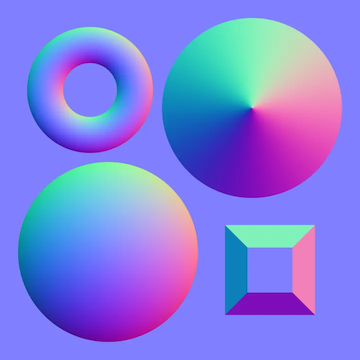
#> input picture example/test/test.png, 360 x 360 px
$ python main.py
#> lines starting #> are read from the running program, lines starting #| are printed output that depends on the picture
### normal2depth.py
"""
 ----------------------------------------------------
  @Author: tsukasa
  @Affiliation: Waseda University
  @Email: rinsa@suou.waseda.jp
  @Date: 2019-02-28 01:53:06
 ----------------------------------------------------


"""


import numpy as np
import scipy.sparse as sp
import scipy.sparse.linalg
import cv2
import sys
import os


# [89 lines left out: function comp_depth, not called in this run]


def comp_depth_4edge(mask, normal):

  '''
  "arbitrary point P(x, y, Z(x, y)) and Np = (nx, ny, nz)"

  v1 = (x+1, y, Z(x+1, y)) - P
     = (1, 0, Z(x+1, y) - Z(x, y))

  Then, dot(Np, v1) == 0 #right
  0 = Np * v1
    = (nx, ny, nz) * (1, 0, Z(x+1,y) - Z(x, y))
    = nx + nz(Z(x+1,y) - Z(x, y))

  --> Z(x+1,y) - Z(x, y) = -nx/nz = p

  Also dot(Np, v2) is same #up
  --> Z(x,y+1) - Z(x, y) = -ny/nz = q

  Also dot(Np, v3) is same #left
  --> Z(x-1,y) - Z(x, y) = -nx/nz = q

  Also dot(Np, v4) is same #bottom
  --> Z(x,y-1) - Z(x, y) = -ny/nz = q


  Finally, apply least square to find Z(x, y).
  A: round matrix
  x: matrix of Z(x, y)
  b: matrix of p and q

  A*x = b


  '''


  ## 1. prepare matrix for least square
  print("prepare matrix for least square: Ax = b")
  A = sp.lil_matrix((mask.size * 4, mask.size))
  b = np.zeros(A.shape[0], dtype=np.float32)


  ## 2. set normal
  nx = normal[:,:,0].ravel()
  ny = normal[:,:,1].ravel()
  nz = normal[:,:,2].ravel()


  ## 3. fill b
  ##  --> 0~nx.shape[0] is for v1
  ##  --> .... v2, v3, v4
  b[0:nx.shape[0]]               = -nx/(nz+1e-8)
  b[nx.shape[0]:2*nx.shape[0]]   = -ny/(nz+1e-8)
  b[2*nx.shape[0]:3*nx.shape[0]] = -nx/(nz+1e-8)
  b[3*nx.shape[0]:]    = -ny/(nz+1e-8)


  ## 4. fill A
  dif= mask.size
  w = mask.shape[1]
  h = mask.shape[0]
  for i in range(mask.shape[0]):
    progress_bar(i, mask.shape[0] -1)

    for j in range(mask.shape[1]):

      ## current pixel om matrix
      pixel = (i * w) + j


      ## for v1(right)
      if j != w-1:
        A[pixel, pixel]   = -1
        A[pixel, pixel+1] = 1

      ## for v2(up)
      if i != h-1:
        A[pixel+dif, pixel]   = -1
        A[pixel+dif, pixel+w] = 1


      ## for v3(left)
      if j != 0:
        A[pixel+(2*dif), pixel]   = 1
        A[pixel+(2*dif), pixel-1] = -1

      ## for v4(bottom)
      if i != 0:
        A[pixel+(3*dif), pixel]   = 1
        A[pixel+(3*dif), pixel-w] = -1


  ## 5. solve Ax = b
  print("\nsoloving Ax = b ...")
  AtA = A.transpose().dot(A)
  Atb = A.transpose().dot(b)
  x, info = sp.linalg.cg(AtA, Atb)


  ## 6. create output matrix
  depth = x.reshape(mask.shape)
  depth -= np.min(depth)
  depth[mask == 0] = 0.0

  return depth


def progress_bar(n, N):

  '''
  print current progress
  '''

  step = 2
  percent = float(n) / float(N) * 100

  ## convert percent to bar
  current = "#" * int(percent//step)
  remain = " " * int(100/step-int(percent//step))
  bar = "|{}{}|".format(current, remain)
  print("\r{}:{:3.0f}[%]".format(bar, percent), end="", flush=True)


# [17 lines of commented-out code are left out]

### obj_functions.py
"""
 ----------------------------------------------------
  @Author: tsukasa
  @Affiliation: Waseda University
  @Email: rinsa@suou.waseda.jp
  @Date: 2019-02-28 02:09:19
 ----------------------------------------------------


"""


import numpy as np
import sys
import os


#################
# create triangles from point cloud(grid)
#################


# [90 lines left out: function gen_triangle, not called in this run]


def Depth2VerTri(depth, mask):


  ## 1. prepare index for triangle and vertex array
  index_map = np.zeros((mask.shape[0], mask.shape[1]), dtype=np.int64)
  index = 0
  vertex = []

  for i in range(mask.shape[0]):
    for j in range(mask.shape[1]):

      if(mask[i, j] == 0):
        continue

      index_map[i, j] = index
      index += 1


      vertex.append( [i, j, depth[i, j]] )

  ## 2. create flags for triangle
  mask_bool = np.array(mask, dtype = 'bool')


  ## flag1
  left_up = mask_bool.copy()
  left_up[1:mask.shape[0],:] *= mask_bool[0:mask.shape[0]-1,:] # multiply up movement
  left_up[:,1:mask.shape[1]] *= mask_bool[:,0:mask.shape[1]-1] # multiply left movement
  left_up[0,:] = False
  left_up[:,0] = False

  ## flag2
  right_down = mask_bool.copy()
  right_down[0:mask.shape[0]-1,:] *= mask_bool[1:mask.shape[0],:] # multiply down movement
  right_down[:,0:mask.shape[1]-1] *= mask_bool[:,1:mask.shape[1]] # multiply right movement
  right_down[mask.shape[0]-1,:] = False
  right_down[:,mask.shape[1]-1] = False


  '''
    (i-1, j-1) -----(i-1, j) ------(i-1, j+1)
        |              |               |
        |              |               |
        |              |               |
     (i, j-1) ------ (i, j) ------ (i, j+1)
        |              |               |
        |              |               |
        |              |               |
    (i+1, j-1) ----(i+1, j)------(i+1, j+1)

  flag1 means: Δ{ (i, j), (i-1, j), (i, j-1) }
  flag1 means: Δ{ (i, j), (i+1, j), (i, j+1) }

  otherwise:
    case1: not on edge(i, j ==0) and exist left up point
    --> Δ{ (i, j), (i-1, j-1), (i, j-1) }

    case2: not on edge(i, j ==shape-1) and exist right down
    --> Δ{ (i, j), (i+1, j+1), (i, j+1) }

  '''


  ## 3. fill triangle list like above
  triangle = []
  for i in range(mask.shape[0]):
    for j in range(mask.shape[1]):

      ## outside --> ignore
      if(not(mask_bool[i, j])):
        continue

      ## flag1
      if(left_up[i, j]):
        triangle.append( [index_map[i, j], index_map[i-1, j], index_map[i, j-1]] )

      ## flag2
      if(right_down[i, j]):
        triangle.append( [index_map[i, j], index_map[i+1, j], index_map[i, j+1]] )

      ## otherwise
      if(not(left_up[i, j]) and not(right_down[i, j])):

        ## case1
        if(i != 0 and j != 0 and mask_bool[i, j-1] and mask_bool[i-1, j-1]):
          triangle.append( [index_map[i, j], index_map[i-1, j-1], index_map[i, j-1]] )

        ## case2
        if(i != mask_bool.shape[0]-1 and j != mask_bool.shape[1]-1 and mask_bool[i, j+1] and mask_bool[i+1, j+1]):
          triangle.append( [index_map[i, j], index_map[i+1, j+1], index_map[i, j+1]] )


  return np.array(vertex, dtype=np.float32), np.array(triangle, dtype=np.int64)


#################
# for .obj
#################


# [30 lines left out: function loadobj, not called in this run]
            # np.array(normals, dtype=np.float32))


def writeobj(filepath, vertices, triangles):
  with open(filepath, "w") as f:
    for i in range(vertices.shape[0]):
      f.write("v {} {} {}\n".format(vertices[i, 0], vertices[i, 1], vertices[i, 2]))
    for i in range(triangles.shape[0]):
      f.write("f {} {} {}\n".format(triangles[i, 0] + 1, triangles[i, 1] + 1, triangles[i, 2] + 1))


# [62 lines left out: functions writeobj_with_uv, writepoint, writeoff, not called in this run]


#################
# for .ply
#################

# def readply():


def save_as_ply(filename, depth, normal, albedo, mask, triangle):

  mask_bool = np.array(mask, dtype = 'bool')
  Np = np.count_nonzero(mask)
  # bgr = np.array(albedo * 255, dtype=np.uint8)
  bgr = np.array(albedo, dtype=np.uint8)


  ## write ply file
  with open(filename, 'w') as fp:

    ## header infomation
    fp.write('ply\n')
    fp.write('format ascii 1.0\n')
    fp.write('element vertex {0}\n'.format(Np))
    fp.write('property float x\n')
    fp.write('property float y\n')
    fp.write('property float z\n')
    fp.write('property float nx\n')
    fp.write('property float ny\n')
    fp.write('property float nz\n')
    fp.write('property uchar blue\n')
    fp.write('property uchar green\n')
    fp.write('property uchar red\n')
    fp.write('element face {0}\n'.format(len(triangle)))
    fp.write('property list uchar int vertex_indices\n')
    fp.write('end_header\n')


    for i in range(depth.shape[0]):
      for j in range(depth.shape[1]):

        if(not(mask_bool[i, j])):
            continue

        fp.write('{0:e} {1:e} {2:e} {3:e} {4:e} {5:e} {6:d} {7:d} {8:d}\n'.format(i, j, depth[i, j], normal[i, j, 0], normal[i, j, 1], normal[i, j, 2], bgr[i, j, 0], bgr[i, j, 1], bgr[i, j, 2]))

    for i in range(len(triangle)):
      fp.write('3 {0:d} {1:d} {2:d}\n'.format(triangle[i][0], triangle[i][1], triangle[i][2]))

### main.py
"""
 ----------------------------------------------------
  @Author: tsukasa
  @Affiliation: Waseda University
  @Email: rinsa@suou.waseda.jp
  @Date: 2019-02-28 01:54:43
 ----------------------------------------------------

"""


import os
import numpy as np
import cv2
import sys
import normal2depth
import obj_functions as ob
import argparse


def normalize(normal, mask):

  n = np.zeros(normal.shape)

  for i in range(normal.shape[0]):
    for j in range(normal.shape[1]):

      if(mask[i][j] == 0):
        continue

      norm = np.linalg.norm(normal[i][j])
      n[i][j] = normal[i][j] / norm

  return n


def mask2tiny(mask, window):

  '''
  naive approach to remove noise around border
  '''

  # mask
  mask = np.array(mask, dtype=np.uint8)
  eroded = cv2.erode(mask, np.ones((int(window), int(window)), np.uint8)) # 0~1

  return eroded


def heatmap(input):
  ''' Returns a RGB heatmap
  :input: gray scale image --> numpy array
  :return: cv2 image array
  '''
  min = np.amin(input)
  max = np.amax(input)
  rescaled = 255 * ( (input - min ) / (max - min) )

  return cv2.applyColorMap(rescaled.astype(np.uint8), cv2.COLORMAP_JET)


def parse_arguments():

  #### ----- set arguments
  parser = argparse.ArgumentParser(description="surface reconstruction from normal map")
  parser.add_argument("-i",
                      "--input",
                      type=str,
                      default="./example/test/test.png",
                      metavar='',
                      help='path to normal map image(OpenGL style)')
  parser.add_argument("-m",
                      "--mask",
                      type=str,
                      default=None,
                      metavar='',
                      help='path to mask image(optional)')
  args = parser.parse_args()
  args.outdir = os.path.dirname(args.input)


  #### ----- print arguments
  text  = "\n<input arguments>\n"
  for key in vars(args):
    text += "{}: {}\n".format(key.ljust(15), str(getattr(args, key)).ljust(30))
  print(text)

  return args


def main():


  ################
  ## 1. set config
  ################
  args = parse_arguments()
  output_path = "{0}_recover.ply".format(format(args.input[:-4]))


  ################
  ## 2. load image and convert bgr to normal
  ################
  normal_image = cv2.imread(args.input)
#> normal_image is the input picture: shape (360, 360, 3); mean B, G, R 227.3, 127.4, 127.6
  normal_map = ((normal_image / 255.0) * 2) - 1.0
  if(args.mask is not None):
    mask = cv2.imread(args.mask, cv2.IMREAD_GRAYSCALE)
    # mask = mask2tiny(mask, window_size)
  else:
    mask = np.ones(normal_map[:, :, 0].shape, dtype=np.uint8) * 255
  normal_map[mask == 0] = [0.0, 0.0, 0.0]


  ################
  ## 3. (optional) flip, rotete axis
  ################
  normal = normal_map[:, :, ::-1]
  normal[:, :, 1] = normal_map.copy()[:, :, 1] * -1
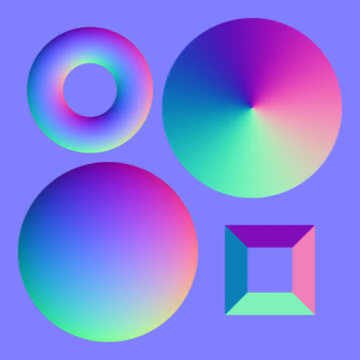
#> normal: shape (360, 360, 3) float64; mean R, G, B 0.00113, 0.000786, 0.783; drawn with min black and max white


  ################
  ## 4. normalize
  ################
  n = normalize(normal, mask)


  ################
  ## 5. Surface reconstruction
  ################

  ## compute depth
  # depth = normal2depth.comp_depth(mask, normal)
  depth = normal2depth.comp_depth_4edge(mask, normal)
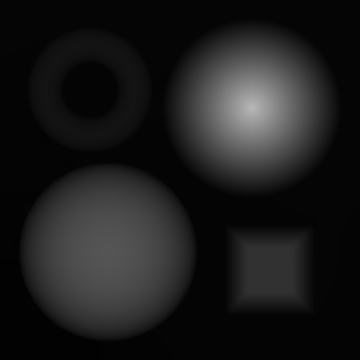
#> depth: shape (360, 360) float64; min 0, max 182.6, mean 28.6
#> mask: shape (360, 360); every value is 255
  print("done!")


  ## convert depth to ver and tri
  ver, tri = ob.Depth2VerTri(depth, mask)
#> after the loop in Depth2VerTri, `for i in range(mask.shape[0]):`:
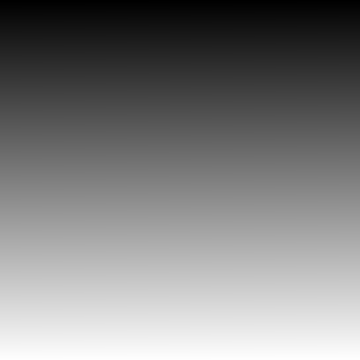
#> index_map: shape (360, 360) int64; min 0, max 129599, mean 64799.5; drawn with min black and max white
#> after the loop in Depth2VerTri, `for i in range(mask.shape[0]):`: index = 129600; vertex = 129600 items
#> in Depth2VerTri, `mask_bool = np.array(mask, dtype = 'bool')`: mask_bool: shape (360, 360) bool; every value is 1
#> in Depth2VerTri, `left_up[:,0] = False`:
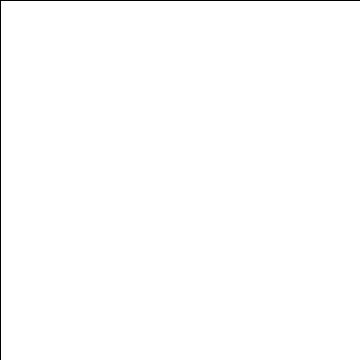
#> left_up: shape (360, 360) bool; 99.4% white; black in thin lines or dots
#> in Depth2VerTri, `right_down[:,mask.shape[1]-1] = False`:
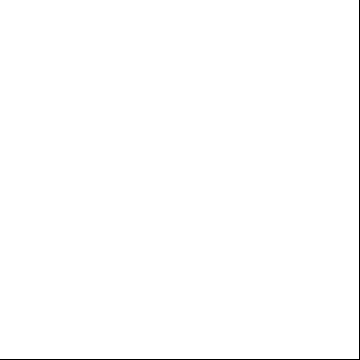
#> right_down: shape (360, 360) bool; 99.4% white; black in thin lines or dots
#> after the loop in Depth2VerTri, `for i in range(mask.shape[0]):`: triangle = 257762 items


  ## load albedo or create favarite albedo
  # cv2.imread('''albedp.png'''')
  temp_albedo = normal_image
  # temp_albedo = heatmap(depth)

  ## output
  # 3D result
  ob.writeobj("{0}.obj".format(output_path[:-4]), ver, tri)
  ob.save_as_ply(output_path, depth, normal, temp_albedo, mask, tri)
#> in save_as_ply, `Np = np.count_nonzero(mask)`: Np = 129600

  #2D result
  normal = normal.copy()[:, :, ::-1]
  normal_restore = np.array((normal+1.0)/2.0*255, dtype=np.uint8)
  depth_image = np.array((1.0 - (depth / np.max(depth))) * 255, dtype=np.uint8 )
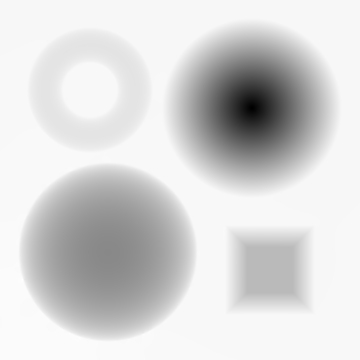
#> depth_image: shape (360, 360); min 0, max 255, mean 214.5
  depth_image = cv2.cvtColor(depth_image, cv2.COLOR_GRAY2RGB)
#> depth_image: shape (360, 360, 3)
  results = np.hstack((normal_restore, depth_image))
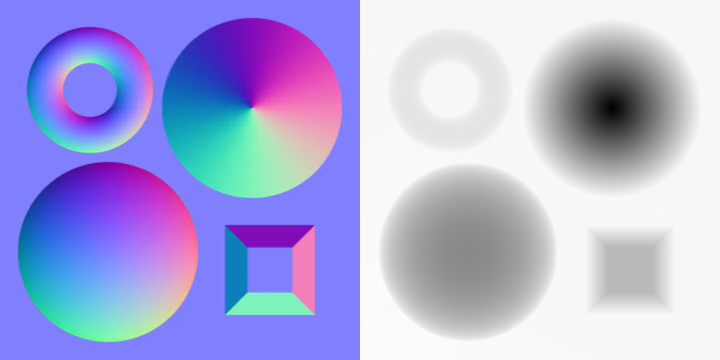
#> results: shape (360, 720, 3); mean B, G, R 220.9, 171, 171.1
  cv2.imwrite("{0}_results.png".format(output_path[:-4]), np.array(results, dtype=np.uint8))
  cv2.imshow("results", np.array(results, dtype=np.uint8))
  cv2.waitKey(0)


main()
